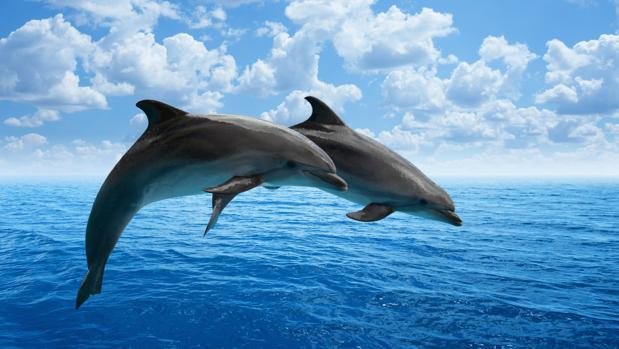
#> input picture python/assets/imgs/delfin.jpg, 619 x 349 px, found by its file name
$ python working_pixels_chall_1.py --stage one
#> lines starting #> are read from the running program, lines starting #| are printed output that depends on the picture
### python/class-challenges/scripts/get_path_assests_folder.py
""" SCRIPT TO GET ASSETS FOLDER BASED ON REPOSITORY STRUCTURE """
# Made by https://github.com/san99tiago

# Built-int imports
import os


def get_assets_folder_path():
    # Assets folder is located 1 directories up (double parent dir)
    COMPUTER_VISION_FOLDER = os.path.abspath(
        os.path.join(
            os.path.dirname(__file__), os.path.pardir
        )
    )

    ASSETS_FOLDER_PATH = os.path.abspath(
        os.path.join(COMPUTER_VISION_FOLDER, "assets")
    )
    return ASSETS_FOLDER_PATH


# [2 lines that do not run on import are left out]

### python/class-challenges/scripts/working_pixels_chall_1.py
# Built-int imports
import os
import sys
import argparse

# External imports
import cv2 as cv
import numpy as np

# My own imports
import get_path_assests_folder as gpaf

# Get assets folder in repo for the samples
ASSETS_FOLDER = gpaf.get_assets_folder_path()


class DolphinPlayingWithPixels:
    """
    Python class that has all the necessary methods to solve the first challenge
    of the EIA University's class of computer vision, the chanllenges was just some
    exercises to play with the pixels of an image.
    """
    def __init__(self):
        self.__delfin_path = self.get_image_path()
        self.image = cv.imread(self.__delfin_path, 1)
#> self.image is the input picture: shape (349, 619, 3); mean B, G, R 192.1, 150.6, 98
        self.__rows, self.__cols, self.__channels = self.image.shape


    def get_image_path(self):
        image_relative_path = os.path.join(
        ASSETS_FOLDER, "imgs", "delfin.jpg")
        return image_relative_path

    def dolphin_separated(self, channel):
#> called with channel = 0
        new_image = cv.imread(self.__delfin_path, 1)
        for (i,j,c), _ in np.ndenumerate(new_image):
            if c == channel:
                new_image[i,j,c] = 255
#> this loop made 648093 passes
#> (j, c) on passes 1 to 3: (0, 0), (0, 1), (0, 2)
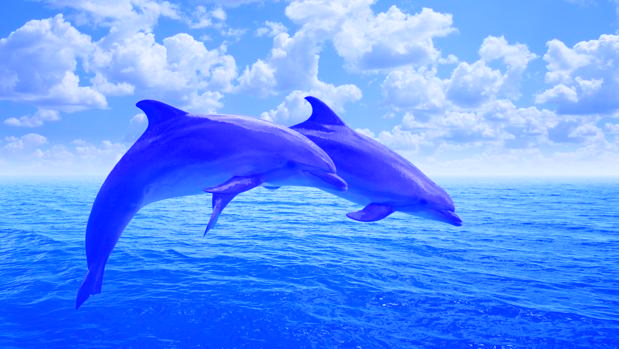
#> new_image: shape (349, 619, 3); mean B, G, R 255, 150.6, 98
        cv.imshow(f"New dolphin channel: {channel}", new_image)

    def dolphin_channels(self):
        """
        Method to show an image in its three channels (Red, Green, Blue).
        """
        cv.imshow("Original dolphin", self.image)
        for i in iter(range(3)):
            self.dolphin_separated(i)
        cv.waitKey(0)
        cv.destroyAllWindows()

    # [88 lines left out: functions dolphin_y_reverse, dolphin_x_reverse, dolphin_colorfull, dolphin_colorfull_by_user, not called in this run]


def main():
    """COMPUTER VISION - EIA UNIVERSITY
    First challenge of the EIA University's computer vision class.
    Run this scripts in order to see Elkin Guerra's solucion
    of this test.
    """
    epilog = """
    Related examples:
    More to come...
    """
    arg_fmt = argparse.RawDescriptionHelpFormatter
    parser = argparse.ArgumentParser(formatter_class=arg_fmt,
        description=main.__doc__,
        epilog=epilog
    )
    required = parser.add_argument_group('required arguments')
    required.add_argument(
        '-s', '--stage', dest='stage', required=True, choices=[
            "one","two","three","four","five"
        ],
        help='The stage of the challenge you want to execute'
    )

    parser.add_argument(
        '-d', '--dimensions', dest='dimensions', required=False, nargs='+',
        help='Height and Weidth for the squares of the mosaic'
    )


    args = parser.parse_args()

    if args.dimensions != None:
        dimen = [int(x) for x in args.dimensions]

    print("Initializing program... ")
    dolphin = DolphinPlayingWithPixels()

    try:
        act = args.stage
        if act == "one":
            dolphin.dolphin_channels()
        elif act == "two":
            dolphin.dolphin_y_reverse()
        elif act == "three":
            dolphin.dolphin_x_reverse()
        elif act == "four":
            dolphin.dolphin_colorfull()
        elif act == "five":
            dolphin.dolphin_colorfull_by_user(dimen[0],dimen[1])

    except:
        print("ERROR JUST HAPPEND")

    return 0


if __name__=='__main__':
    sys.exit(main())
#> (the program exits here)
